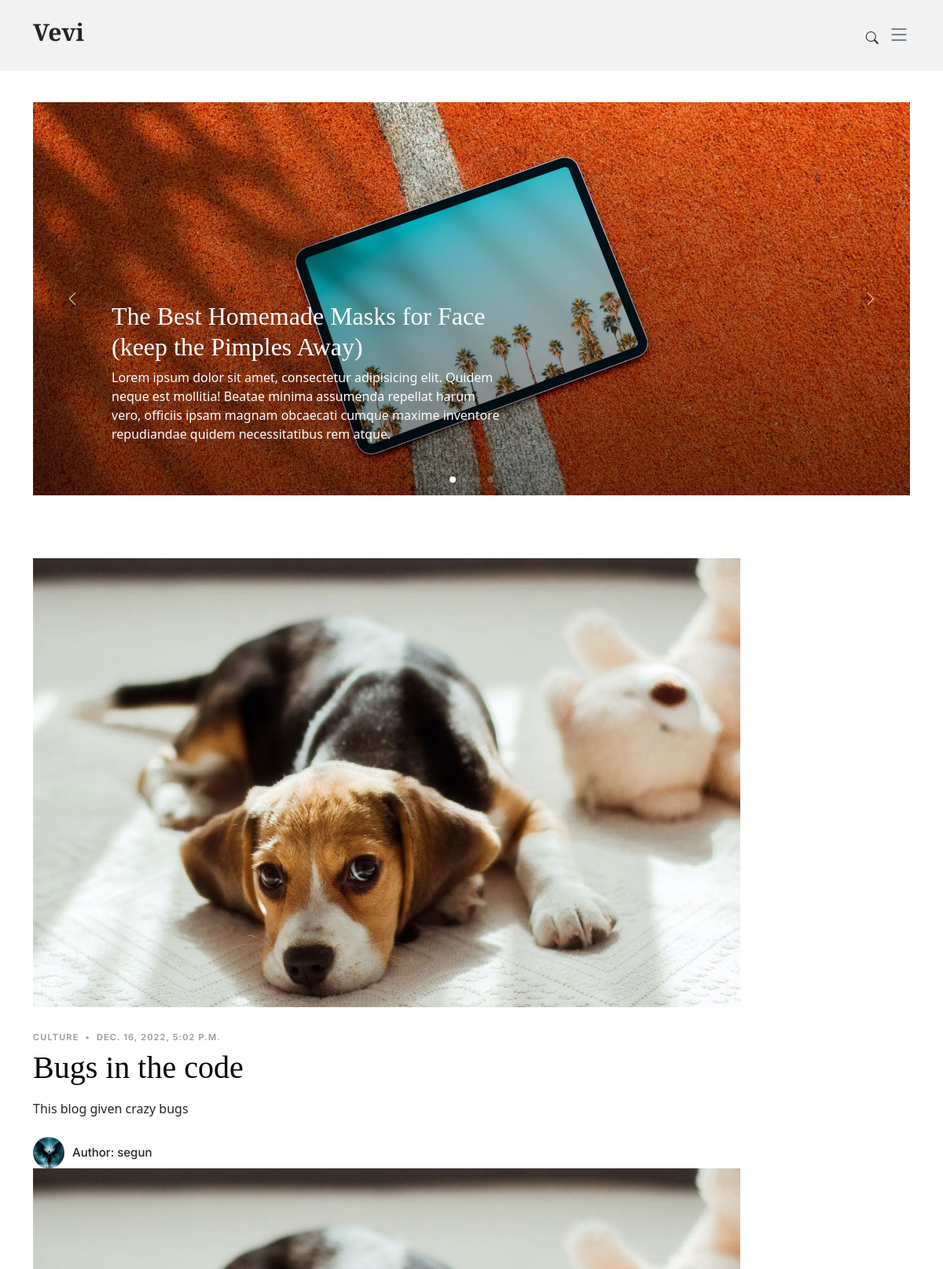
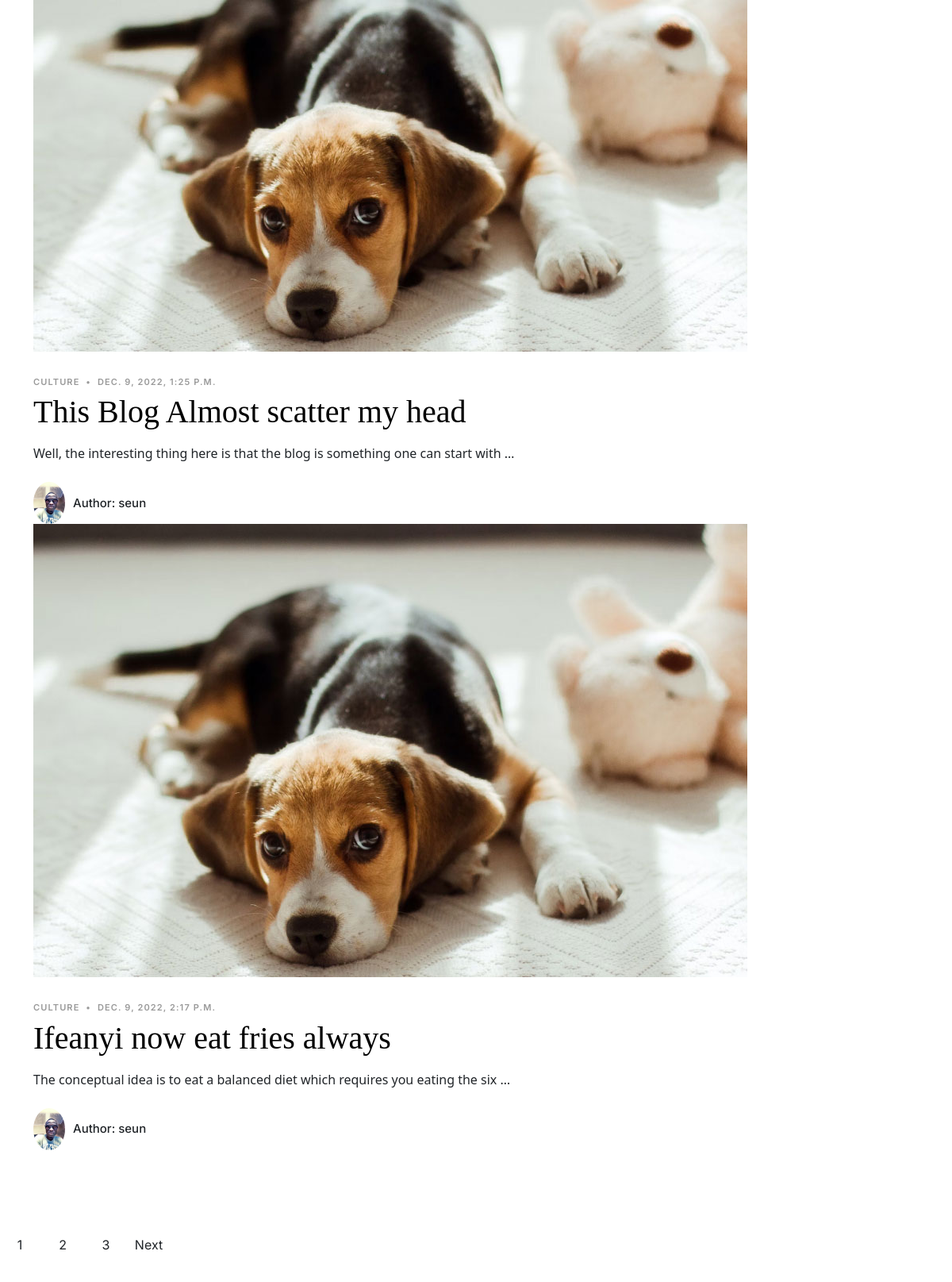
The page / (upper part) on the database its author committed (2 pictures, top to bottom).
### blogger/models.py (models this page shows, shortened)
class Blog(models.Model):
    title = models.CharField(max_length=100)
    content = models.TextField()
    author = models.ForeignKey(User, on_delete=models.CASCADE, null=True)
    created_at = models.DateTimeField(default=datetime.now, blank=True)

### users/models.py (models this page shows, shortened)
class Profile(models.Model):
    user = models.OneToOneField(User, on_delete=models.CASCADE)
    image = models.ImageField(upload_to='profile_pics', default='default.jpg')
    status = models.CharField(max_length=1000, null=False)
    bio = models.CharField(max_length=1000)
    city =  models.CharField(max_length=1000)
    gender = models.CharField(max_length=1000)

### blogger/views.py (the view)
# urls.py: path('', BlogListView.as_view(), name='home'),     #rather than use the usual convention "path('', views.home, name='home')"
class BlogListView(ListView):
    model = Blog
    template_name = 'blogger/home.html'
    context_object_name = 'posts'
    paginate_by = 3

### blogger/templates/blogger/home.html (shortened to what this page needs)
{% load static %}
<!DOCTYPE html>
<html lang="en">
<head>
  <link href="{% static 'assets/vendor/bootstrap/css/bootstrap.min.css' %}" rel="stylesheet">
  <link href="{% static 'assets/vendor/bootstrap-icons/bootstrap-icons.css' %}" rel="stylesheet">
  <link href="{% static 'assets/vendor/swiper/swiper-bundle.min.css' %}" rel="stylesheet">
  <link href="{% static 'assets/vendor/glightbox/css/glightbox.min.css' %}" rel="stylesheet">
  <link href="{% static 'assets/vendor/aos/aos.css' %}" rel="stylesheet">
  <link href="{% static 'assets/css/variables.css' %}" rel="stylesheet">
  <link href="{% static 'assets/css/main.css' %}" rel="stylesheet">
</head>
<content>
  <header id="header" class="header d-flex align-items-center fixed-top">
    <div class="container-fluid container-xl d-flex align-items-center justify-content-between">
      <a href="{% url 'home' %}" class="logo d-flex align-items-center">
        <h1>Vevi</h1>
      </a>
      <div class="position-relative">
        <a href="#" class="mx-2 js-search-open"><span class="bi-search"></span></a>
        <i class="bi bi-list mobile-nav-toggle"></i>
      </div>
    </div>
  </header>
  <main id="main">
    <section id="hero-slider" class="hero-slider">
      <div class="container-md" data-aos="fade-in">
        <div class="row">
          <div class="col-12">
            <div class="swiper sliderFeaturedPosts">
              <div class="swiper-wrapper">
                <div class="swiper-slide">
                  <a href="single-post.html" class="img-bg d-flex align-items-end" style="background-image: url('assets/img/post-slide-1.jpg');">
                    <div class="img-bg-inner">
                      <h2>The Best Homemade Masks for Face (keep the Pimples Away)</h2>
                      <p>Lorem ipsum dolor sit amet, consectetur adipisicing elit. Quidem neque est mollitia! Beatae minima assumenda repellat harum vero, officiis ipsam magnam obcaecati cumque maxime inventore repudiandae quidem necessitatibus rem atque.</p>
                    </div>
                  </a>
                </div>
              </div>
              <div class="custom-swiper-button-next">
                <span class="bi-chevron-right"></span>
              </div>
              <div class="custom-swiper-button-prev">
                <span class="bi-chevron-left"></span>
              </div>
              <div class="swiper-pagination"></div>
            </div>
          </div>
        </div>
      </div>
    </section>
    <section id="posts" class="posts">
      <div class="container" data-aos="fade-up">
        <div class="row g-5">
          <div class="col-lg-12">
            <div class="post-entry-1 lg">
              {% for post in posts reversed %}
              <a href="blog-detail.html"><img src="assets/img/post-landscape-1.jpg" alt="" class="img-fluid"></a>
              <div class="post-meta"><span class="date">Culture</span> <span class="mx-1">&bullet;</span> <span>{{post.created_at}}</span></div>
              <h2><a href="{% url 'blogger-detail' post.id %}">{{post.title}}</a></h2>
              <p class="mb-4 d-block">{{post.content | truncatewords:15}}</p>
              <div class="d-flex align-items-center author">
                <div class="photo"><img src="{{post.author.profile.image.url}}" alt="" class="img-fluid"></div>
                <div class="name">
                  <h3 class="m-0 p-0">Author: {{post.author}}</h3>
                </div>
              </div>
              {% endfor %}
            </div>
            </div>
              </div>
            </div>
  </section>
  <div class="text-start py-4 ml-10">
    <div class="custom-pagination">
      {% if is_paginated %}
        {% for num in page_obj.paginator.page_range %}
          {% if page_obj.number == num %}
            <a href="?page={{ num }}">{{ num }}</a>
          {% elif num > page_obj.number|add:'-3' and num < page_obj.number|add:'3' %}
            <a href="?page={{ num }}">{{ num }}</a>
          {% endif %}
        {% endfor %}
        {% if page_obj.has_next %}
          <a href="?page={{ page_obj.next_page_number }}" >Next</a>
        {% endif %}
      {% endif %}
  </div>
  </div>
</content>
</html>

### blogger/static/assets/css/variables.css (style rules this page uses)
:root { --font-default: 'EB Garamond', system-ui, -apple-system, "Segoe UI", Roboto, "Helvetica Neue", Arial, "Noto Sans", "Liberation Sans", sans-serif, "Apple Color Emoji", "Segoe UI Emoji", "Segoe UI Symbol", "Noto Color Emoji"; --font-primary: 'EB Garamond', serif; --font-secondary: 'Inter', sans-serif; --color-default: #212529; --color-default-rgb: 33, 37, 41; --color-links: #212529; --color-links-hover: #15171a; --color-primary: #212529; --color-primary-light: #26282c; --color-primary-dark: #0b0c0e; --color-primary-rgb: 33, 37, 41; --color-primary-light-rgb: 38, 40, 44; --color-primary-dark-rgb: 11, 12, 14; --color-secondary: #596d80; --color-secondary-light: #8498aa; --color-secondary-dark: #404f5c; --color-secondary-rgb: 89, 109, 128; --color-secondary-light-rgb: 132, 152, 170; --color-secondary-dark-rgb: 64, 79, 92; --color-blue: #0d6efd; --color-blue-rgb: 13, 110, 253; --color-indigo: #6610f2; --color-indigo-rgb: 102, 16, 242; --color-purple: #6f42c1; --color-purple-rgb: 111, 66, 193; --color-pink: #f3268c; --color-pink-rgb: 243, 38, 140; --color-red: #df1529; --color-red-rgb: 223, 21, 4; --color-orange: #fd7e14; --color-orange-rgb: 253, 126, 20; --color-yellow: #ffc107; --color-yellow-rgb: 255, 193, 7; --color-green: #059652; --color-green-rgb: 5, 150, 82; --color-teal: #20c997; --color-teal-rgb: 32, 201, 151; --color-cyan: #0dcaf0; --color-cyan-rgb: 13, 202, 240; --color-white: #ffffff; --color-white-rgb: 255, 255, 255; --color-gray: #6c757d; --color-gray-rgb: 108, 117, 125; --color-black: #000000; --color-black-rgb: 0, 0, 0; }
:root { --bs-blue: var(--color-blue); --bs-indigo: var(--color-indigo); --bs-purple: var(--color-purple); --bs-pink: var(--color-pink); --bs-red: var(--color-red); --bs-orange: var(--color-orange); --bs-yellow: var(--color-yellow); --bs-green: var(--color-green); --bs-teal: var(--color-teal); --bs-cyan: var(--color-cyan); --bs-white: var(--color-white); --bs-gray: var(--color-gray); --bs-gray-dark: #343a40; --bs-gray-100: #f8f9fa; --bs-gray-200: #e9ecef; --bs-gray-300: #dee2e6; --bs-gray-400: #ced4da; --bs-gray-500: #adb5bd; --bs-gray-600: #6c757d; --bs-gray-700: #495057; --bs-gray-800: #343a40; --bs-gray-900: #212529; --bs-primary: var(--color-blue); --bs-secondary: var(--color-blue); --bs-success: #198754; --bs-info: #0dcaf0; --bs-warning: #ffc107; --bs-danger: #dc3545; --bs-light: #f8f9fa; --bs-dark: #212529; --bs-primary-rgb: var(--color-primary-rgb); --bs-secondary-rgb: var(--color-secondary-rgb); --bs-success-rgb: 25, 135, 84; --bs-info-rgb: 13, 202, 240; --bs-warning-rgb: 255, 193, 7; --bs-danger-rgb: 220, 53, 69; --bs-light-rgb: 248, 249, 250; --bs-dark-rgb: 33, 37, 41; --bs-white-rgb: var(--color-white-rgb); --bs-black-rgb: var(--color-black-rgb); --bs-body-color-rgb: var(--color-default-rgb); --bs-body-bg-rgb: 255, 255, 255; --bs-font-sans-serif: var(--font-default); --bs-font-monospace: SFMono-Regular, Menlo, Monaco, Consolas, "Liberation Mono", "Courier New", monospace; --bs-gradient: linear-gradient(180deg, rgba(255, 255, 255, 0.15), rgba(255, 255, 255, 0)); --bs-body-font-family: var(--font-default); --bs-body-font-size: 1rem; --bs-body-font-weight: 400; --bs-body-line-height: 1.5; --bs-body-color: var(--color-default); --bs-body-bg: #fff; }

### rows shown on the page
Blog: created_at "DEC. 16, 2022, 5:02 P.M.", title "Bugs in the code", content "This blog given crazy bugs", author.profile.image (placeholder picture), author "segun"
Blog: created_at "DEC. 9, 2022, 1:25 P.M.", title "This Blog Almost scatter my head", content "Well, the interesting thing here is that the blog is something one can start with …", author.profile.image (picture), author "seun"
Blog: created_at "DEC. 9, 2022, 2:17 P.M.", title "Ifeanyi now eat fries always", content "The conceptual idea is to eat a balanced diet which requires you eating the six …", author.profile.image (picture), author "seun"

### other values the page prints
{{ num }} "1"
{{ num }} "2" "3"
